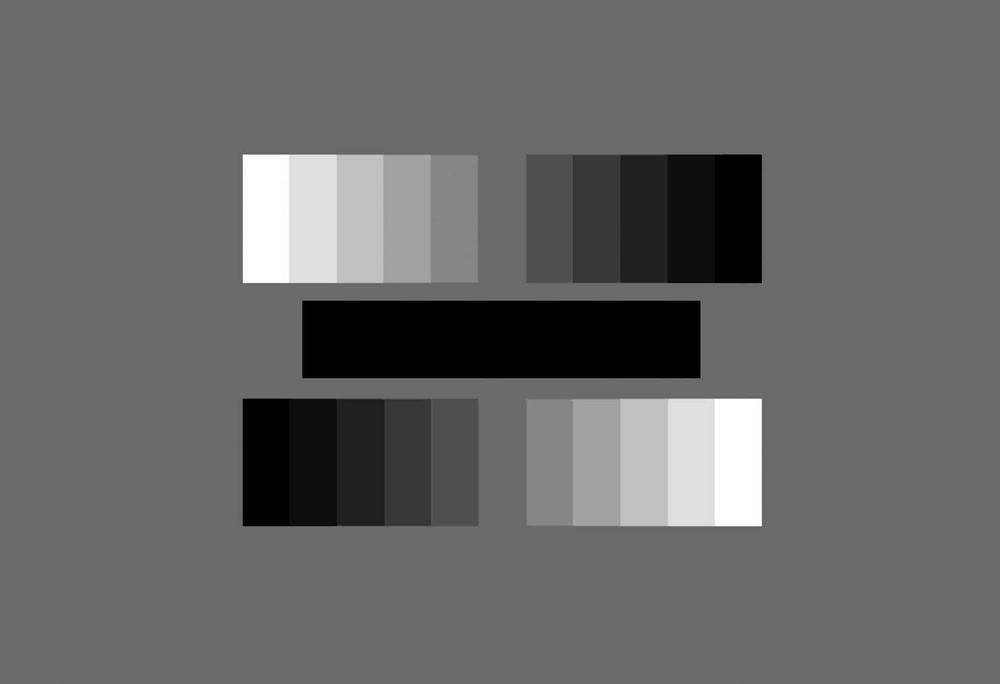
#> input picture sem04/lista03/images/grayscale.jpg, 1000 x 684 px, shrunk from 2048 x 1401 before the run
$ python main02.py
#> lines starting #> are read from the running program, lines starting #| are printed output that depends on the picture
# O que significa a correção gama de uma imagem? Responda como comentário no início do seu código.
# A correção gama de uma imagem se refere a alterar o brilho da mesma, tornando-a mais clara ou mais escura,
# dependendo do que for proposto e necessitado

from PIL import Image

# ----------------------------------Filtro gamma - Questão 2 - Letra A ------------------------------------------
# Abrir a imagem
img = Image.open('images/grayscale.jpg')
#> img is the input picture: PIL image 1000x684 RGB; min 0, max 255, mean 103.5

# Carregar a imagem para uma matriz
matriz = img.load()
gamma = [0.25, 0.5, 1, 2, 3]

# Realizar as operações pixela pixel de transformações
for i in range(img.size[0]):
    for j in range(img.size[1]):
        r = int((matriz[i, j][0] / 255) ** gamma[0] * 255)
        matriz[i,j] = (r,r,r)

img.save('images/questao2/letra-a/novoGrayscaleGamma0ponto25.jpg')

# Realizar as operações pixela pixel de transformações
img = Image.open('images/grayscale.jpg') # Reabrindo a imagem
matriz = img.load() # Recarregando a imagem
for i in range(img.size[0]):
    for j in range(img.size[1]):
        r = int((matriz[i, j][0] / 255) ** gamma[1] * 255)
        matriz[i,j] = (r,r,r)

img.save('images/questao2/letra-a/novoGrayscaleGamma0ponto5.jpg')

# Realizar as operações pixela pixel de transformações
img = Image.open('images/grayscale.jpg') # Reabrindo a imagem
matriz = img.load() # Recarregando a imagem
for i in range(img.size[0]):
    for j in range(img.size[1]):
        r = int((matriz[i, j][0] / 255) ** gamma[2] * 255)
        matriz[i,j] = (r,r,r)

img.save('images/questao2/letra-a/novoGrayscaleGamma1.jpg')

# Realizar as operações pixela pixel de transformações
img = Image.open('images/grayscale.jpg') # Reabrindo a imagem
matriz = img.load() # Recarregando a imagem
for i in range(img.size[0]):
    for j in range(img.size[1]):
        r = int((matriz[i, j][0] / 255) ** gamma[3] * 255)
        matriz[i,j] = (r,r,r)

img.save('images/questao2/letra-a/novoGrayscaleGamma2.jpg')
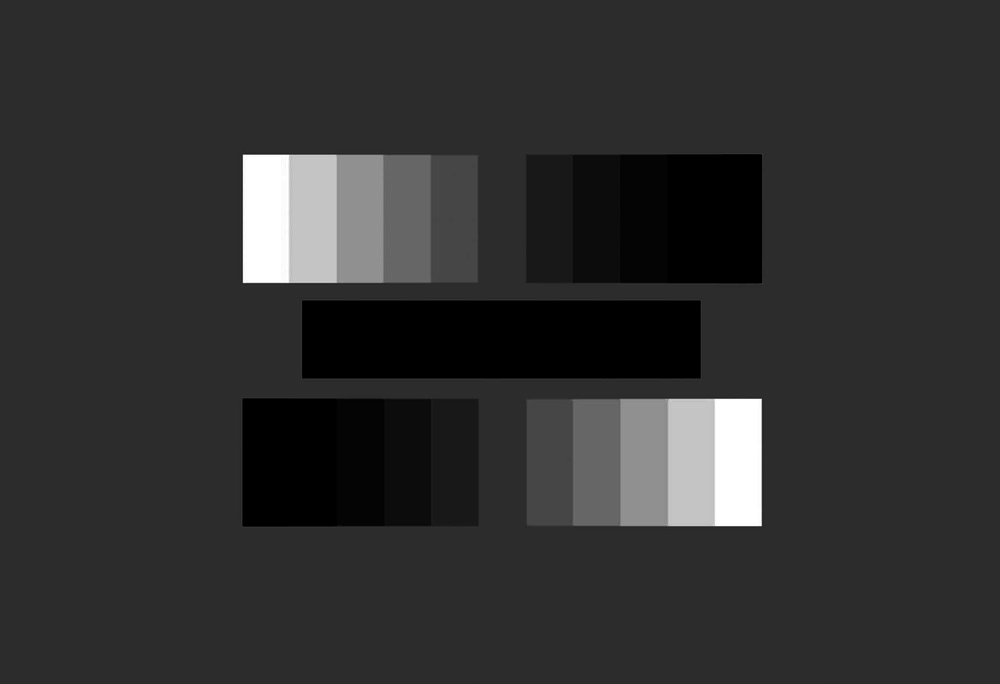
#> saved as novoGrayscaleGamma2.jpg: PIL image 1000x684 RGB; min 0, max 255, mean 48.4

# Realizar as operações pixela pixel de transformações
img = Image.open('images/grayscale.jpg') # Reabrindo a imagem
matriz = img.load() # Recarregando a imagem
for i in range(img.size[0]):
    for j in range(img.size[1]):
        r = int((matriz[i, j][0] / 255) ** gamma[4] * 255)
        matriz[i,j] = (r,r,r)

img.save('images/questao2/letra-a/novoGrayscaleGamma3.jpg')
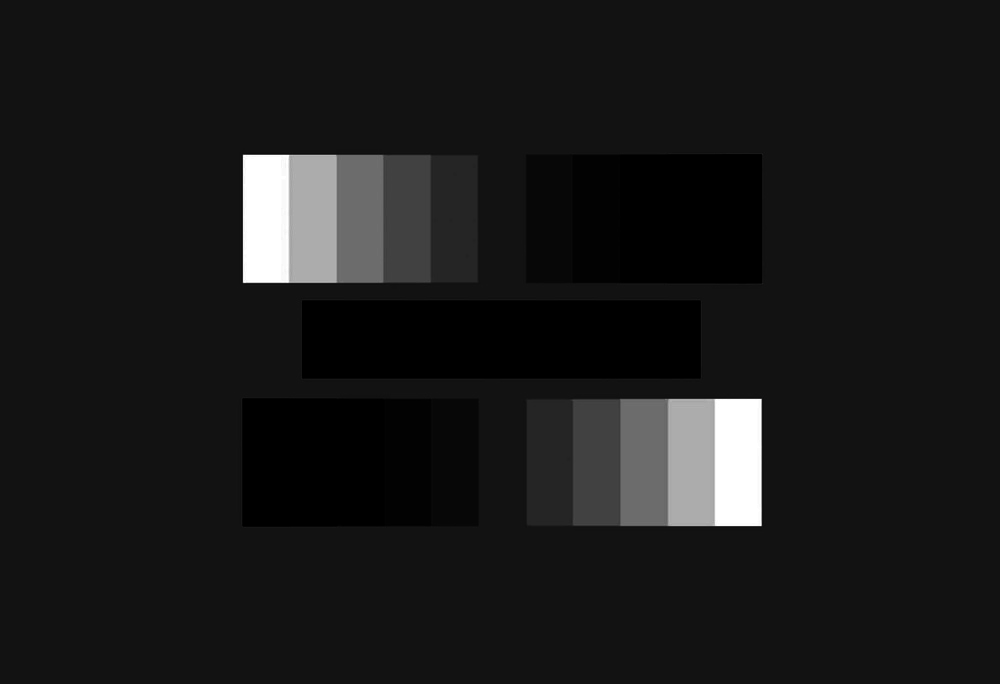
#> saved as novoGrayscaleGamma3.jpg: PIL image 1000x684 RGB; min 0, max 255, mean 25.3

# ----------------------------------Filtro gamma - Questão 2 - Letra B ------------------------------------------
# Abrir a imagem
img = Image.open('images/rainbow.jpg')
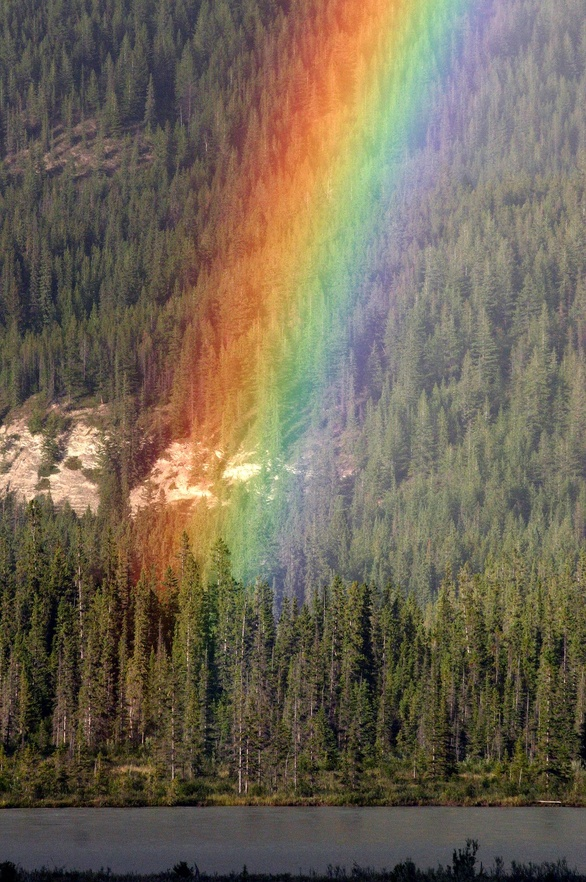
#> input picture sem04/lista03/images/rainbow.jpg, 586 x 882 px, shrunk from 1200 x 1807 before the run
#> img is the input picture: PIL image 586x882 RGB; mean R, G, B 112.4, 102.1, 84.5

# Carregar a imagem para uma matriz
matriz = img.load()
gamma = [0.25, 0.5, 1, 2, 3]

# Realizar as operações pixela pixel de transformações
for i in range(img.size[0]):
    for j in range(img.size[1]):
        r = int((matriz[i, j][0] / 255) ** gamma[0] * 255)
        g = int((matriz[i, j][1] / 255) ** gamma[0] * 255)
        b = int((matriz[i, j][2] / 255) ** gamma[0] * 255)
        matriz[i,j] = (r,g,b)

img.save('images/questao2/letra-b/novoRainbowGamma0ponto25.jpg')
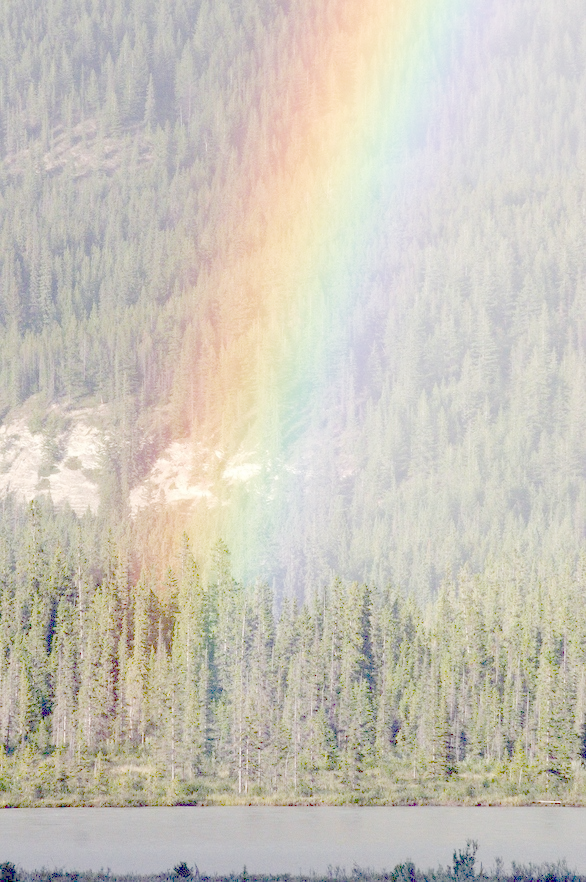
#> saved as novoRainbowGamma0ponto25.jpg: PIL image 586x882 RGB; mean R, G, B 202.5, 197.8, 186.9

# Realizar as operações pixela pixel de transformações
img = Image.open('images/rainbow.jpg') # Reabrindo a imagem
matriz = img.load() # Recarregando a imagem
for i in range(img.size[0]):
    for j in range(img.size[1]):
        r = int((matriz[i, j][0] / 255) ** gamma[1] * 255)
        g = int((matriz[i, j][1] / 255) ** gamma[1] * 255)
        b = int((matriz[i, j][2] / 255) ** gamma[1] * 255)
        matriz[i, j] = (r, g, b)

img.save('images/questao2/letra-b/novoRainbowGamma0ponto5.jpg')
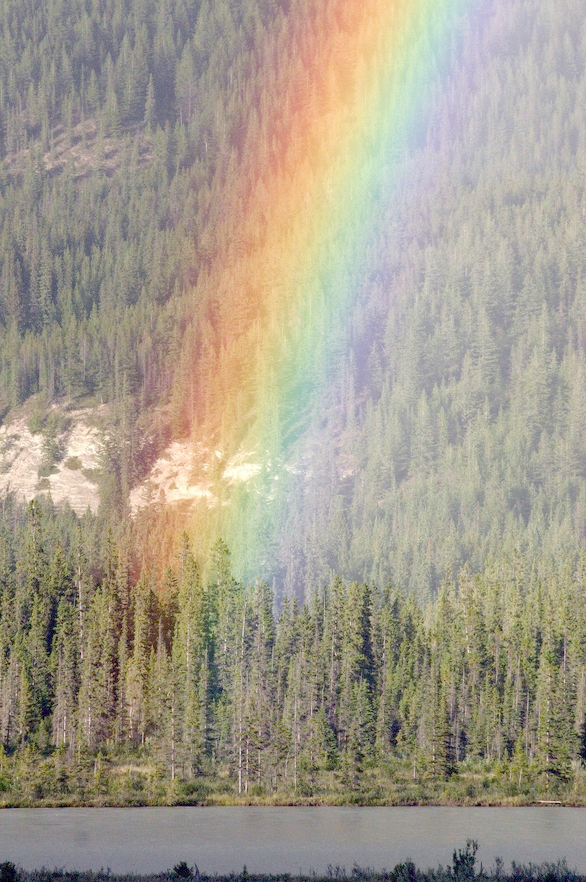
#> saved as novoRainbowGamma0ponto5.jpg: PIL image 586x882 RGB; mean R, G, B 163.9, 156.4, 140.8

# Realizar as operações pixela pixel de transformações
img = Image.open('images/rainbow.jpg') # Reabrindo a imagem
matriz = img.load() # Recarregando a imagem
for i in range(img.size[0]):
    for j in range(img.size[1]):
        r = int((matriz[i, j][0] / 255) ** gamma[2] * 255)
        g = int((matriz[i, j][1] / 255) ** gamma[2] * 255)
        b = int((matriz[i, j][2] / 255) ** gamma[2] * 255)
        matriz[i, j] = (r, g, b)

img.save('images/questao2/letra-b/novoRainbowGamma1.jpg')

# Realizar as operações pixela pixel de transformações
img = Image.open('images/rainbow.jpg') # Reabrindo a imagem
matriz = img.load() # Recarregando a imagem
for i in range(img.size[0]):
    for j in range(img.size[1]):
        r = int((matriz[i, j][0] / 255) ** gamma[3] * 255)
        g = int((matriz[i, j][1] / 255) ** gamma[3] * 255)
        b = int((matriz[i, j][2] / 255) ** gamma[3] * 255)
        matriz[i, j] = (r, g, b)

img.save('images/questao2/letra-b/novoRainbowGamma2.jpg')
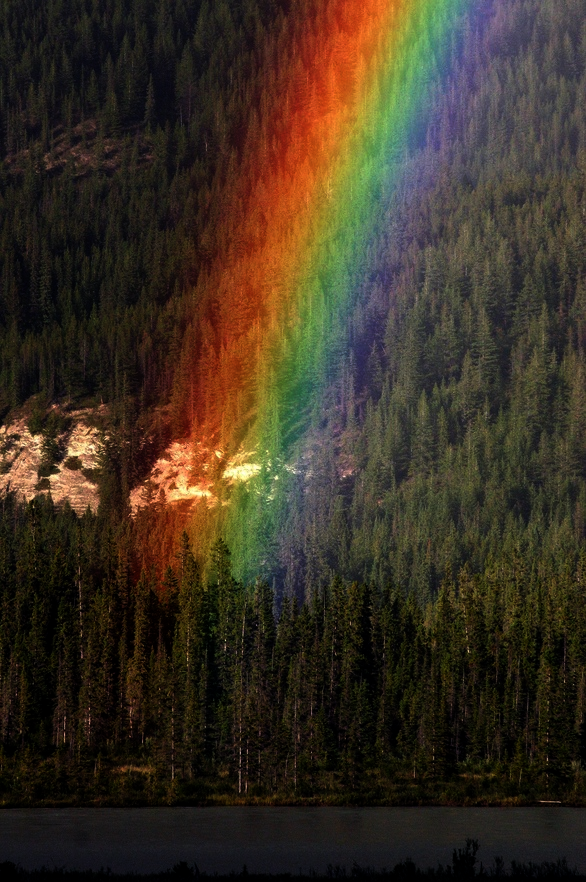
#> saved as novoRainbowGamma2.jpg: PIL image 586x882 RGB; mean R, G, B 58.8, 48.2, 34.5

# Realizar as operações pixela pixel de transformações
img = Image.open('images/rainbow.jpg') # Reabrindo a imagem
matriz = img.load() # Recarregando a imagem
for i in range(img.size[0]):
    for j in range(img.size[1]):
        r = int((matriz[i, j][0] / 255) ** gamma[4] * 255)
        g = int((matriz[i, j][1] / 255) ** gamma[4] * 255)
        b = int((matriz[i, j][2] / 255) ** gamma[4] * 255)
        matriz[i, j] = (r, g, b)

img.save('images/questao2/letra-b/novoRainbowGamma3.jpg')
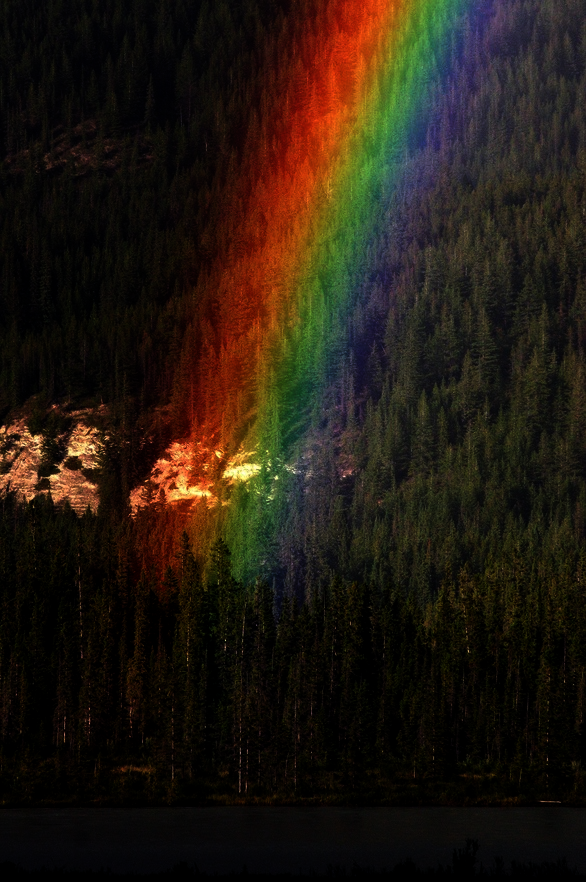
#> saved as novoRainbowGamma3.jpg: PIL image 586x882 RGB; mean R, G, B 35, 25.6, 16.2
